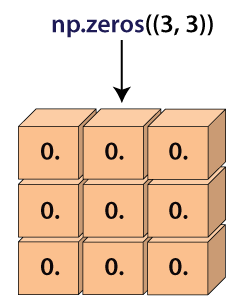
#> input picture examples/numpy-zeros.png, 241 x 300 px
$ python image-translation.py
#> lines starting #> are read from the running program, lines starting #| are printed output that depends on the picture
import cv2
import numpy as np

og_image = cv2.imread('numpy-zeros.png')
#> og_image is the input picture: shape (300, 241, 3); mean B, G, R 185.7, 208.3, 235.6
width,height = og_image.shape[:2]
#> width = 300; height = 241

# this is where we want to move our image by,so we want
# to add half the width to current image width and half the height
# to current image height
half_width,half_height = width/2,height/2
#> half_width = 150; half_height = 120.5

# takes in a matrix which has our Tx and Ty (displacements)
translation_matrix = np.float32([[1,0,half_height],[0,1,half_width]])
#> translation_matrix = [[1, 0, 120.5], [0, 1, 150]]
# takes in original image ,translation matrix and width and height of image
translation = cv2.warpAffine(og_image,translation_matrix,(width,height))
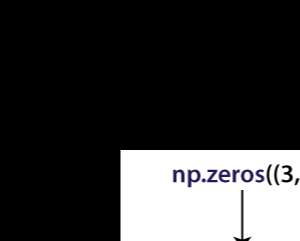
#> translation: shape (241, 300, 3); mean B, G, R 55, 54.6, 54.6
cv2.imshow('translated',translation)
cv2.waitKey(0)
cv2.destroyAllWindows()
